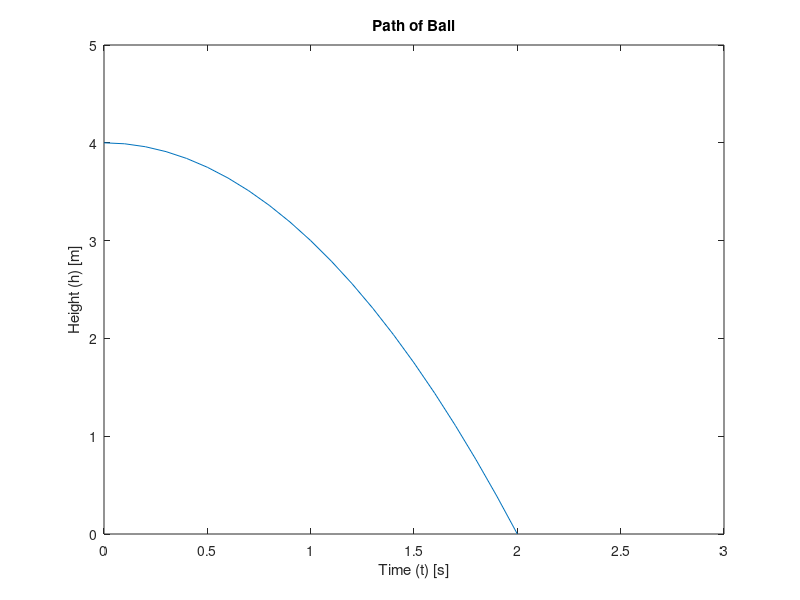

Source code (MATLAB): (Note: this script raises an error after producing the figure.)
%% ENGI 1331H Project 3 – Ibad Siddiqui – 2053648 – ibadsiddiqui03@gmail.com
clc, clear, close all
disp('ENGI 1331H Project 3 – Ibad Siddiqui – 2053648 – ibadsiddiqui03@gmail.com ') 
disp("")
%% Section 2 – Anonymous Functions
disp("Section 2 – Anonymous Functions") 
disp("--------------------------------------------- ")
disp(" ")

% Task 2.0 – Adding Headers 

disp("Task 2.0 – Adding Headers") 
disp(" ")  
disp("Headers Added")
disp("Press any key to continue")
disp("----------------------------------- ")
pause

% Task 2.1 – Creating Anonymous Function

disp("Task 2.1 – Creating Anonymous Function") 
disp(" ") 
y = @(t) -t.^2 + 4;
disp("Anonymous function created.")
disp("Press any key to continue")
disp("----------------------------------- ")
pause

% Task 2.2 – Plotting Graph

disp("Task 2.2 – Plotting Graph") 
disp(" ") 
m = y(0:0.1:2);
figure(202)
plot(0:0.1:2,m)
title("Path of Ball")
xlabel('Time (t) [s]')
ylabel('Height (h) [m]')
axis([0 3 0 5])
disp("The plot is displayed in figure 202")
disp("Press any key to continue")
disp("----------------------------------- ")
pause

% Task 2.3 – Position at 1 second

disp("Task 2.3 – Position at 1 second") 
disp(" ") 
disp("The position of the ball after 1 second is " + y(1) + " meters above the ground.")
disp("Press any key to continue")
disp("----------------------------------- ")
pause

% Task 2.4 – Reimann Sums

disp("Task 2.4 – Reimann Sums") 
disp(" ") 
eight_sum = 0;
twelve_sum = 0;
four_sum = 0;
sixteen_sum = 0;

for i = [1/4:1/2:2]
    four_sum = four_sum + y(i)*1/2;
end
for i = [1/8:1/4:2]
    eight_sum = eight_sum + y(i)*1/4;
end
for i = [1/12:1/6:2]
    twelve_sum = twelve_sum + y(i)*1/6;
end
for i = [1/16:1/8:2]
    sixteen_sum = sixteen_sum + y(i)*1/8;
end

fprintf("The Reimann sum for 4 rectangles is %0.4f.\n",four_sum)
fprintf("The Reimann sum for 8 rectangles is %0.4f.\n",eight_sum)
fprintf("The Reimann sum for 12 rectangles is %0.4f.\n",twelve_sum)
fprintf("The Reimann sum for 16 rectangles is %0.4f.\n",sixteen_sum)
disp(" ")
disp("There is indeed a difference in using different ")
disp("amount of rectangles in computing the Reimann sums. ")
disp("When you use more rectangles, the Reimann summation is")
disp("a better estimation of the area under the curve.")
disp("Press any key to continue")
disp("----------------------------------- ")
pause

% Task 2.5 – Displaying Integral

disp("Task 2.5 – Displaying Integral") 
disp(" ") 
disp("The integral of the function is " + integral(y,0,2))
disp(" ")
disp("This value is very similar to the approximations ")
disp("given by the Reimann sums, however, since it is the ")
disp("precise value of the area under the curve, it is ")
disp("slightly different from the approximations. The ")
disp("approximations made using more rectangles gave an ")
disp("answer that was closer to this actual value.")
disp("----------------------------------- ")